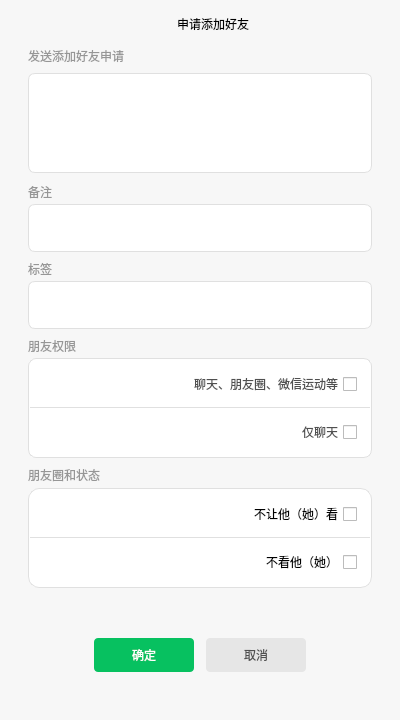
<?xml version="1.0" encoding="UTF-8"?>
<ui version="4.0">
 <class>AddFriendRequestDialog</class>
 <widget class="QDialog" name="AddFriendRequestDialog">
  <property name="geometry">
   <rect>
    <x>0</x>
    <y>0</y>
    <width>400</width>
    <height>720</height>
   </rect>
  </property>
  <property name="minimumSize">
   <size>
    <width>400</width>
    <height>720</height>
   </size>
  </property>
  <property name="maximumSize">
   <size>
    <width>410</width>
    <height>720</height>
   </size>
  </property>
  <property name="windowTitle">
   <string>Dialog</string>
  </property>
  <property name="styleSheet">
   <string notr="true">QDialog{
background-color: rgb(247, 247, 247);
}</string>
  </property>
  <layout class="QVBoxLayout" name="verticalLayout_9">
   <property name="spacing">
    <number>0</number>
   </property>
   <property name="leftMargin">
    <number>0</number>
   </property>
   <property name="topMargin">
    <number>0</number>
   </property>
   <property name="rightMargin">
    <number>0</number>
   </property>
   <property name="bottomMargin">
    <number>0</number>
   </property>
   <item>
    <widget class="QWidget" name="widget_5" native="true">
     <property name="minimumSize">
      <size>
       <width>0</width>
       <height>36</height>
      </size>
     </property>
     <layout class="QHBoxLayout" name="horizontalLayout_3">
      <property name="spacing">
       <number>0</number>
      </property>
      <property name="leftMargin">
       <number>98</number>
      </property>
      <property name="topMargin">
       <number>0</number>
      </property>
      <property name="rightMargin">
       <number>0</number>
      </property>
      <property name="bottomMargin">
       <number>3</number>
      </property>
      <item alignment="Qt::AlignmentFlag::AlignRight|Qt::AlignmentFlag::AlignBottom">
       <widget class="QLabel" name="titleLabel">
        <property name="styleSheet">
         <string notr="true">font: 17px &quot;微软雅黑&quot;;</string>
        </property>
        <property name="text">
         <string>申请添加好友</string>
        </property>
       </widget>
      </item>
      <item alignment="Qt::AlignmentFlag::AlignRight|Qt::AlignmentFlag::AlignTop">
       <widget class="QPushButton" name="closeButton">
        <property name="minimumSize">
         <size>
          <width>36</width>
          <height>26</height>
         </size>
        </property>
        <property name="maximumSize">
         <size>
          <width>36</width>
          <height>26</height>
         </size>
        </property>
        <property name="styleSheet">
         <string notr="true">       QPushButton {
            border: none;
            background-color: transparent;
            border-top-right-radius: 7px;  
			margin: 0;
            text-align: center;
        }

        /* 鼠标悬停状态：红色背景 */
        QPushButton:hover {
  			 background-color: rgb(255, 65, 68); 
            border-top-right-radius: 7px;
            color: white; 
        }

        /* 鼠标点击状态：红色加深 */
        QPushButton:pressed {
            /* 可选：点击时轻微偏移，模拟按压效果 */
            padding-top: 1px;
            padding-left: 1px;
            border-top-right-radius: 7px;
            background-color: rgb(214, 55, 57);
        }
</string>
        </property>
        <property name="text">
         <string/>
        </property>
        <property name="icon">
         <iconset resource="../../res/icon.qrc">
          <normaloff>:/a/icons/窗口关闭.svg</normaloff>:/a/icons/窗口关闭.svg</iconset>
        </property>
        <property name="iconSize">
         <size>
          <width>15</width>
          <height>15</height>
         </size>
        </property>
       </widget>
      </item>
     </layout>
    </widget>
   </item>
   <item>
    <widget class="QWidget" name="widget" native="true">
     <layout class="QVBoxLayout" name="verticalLayout_5">
      <property name="spacing">
       <number>8</number>
      </property>
      <property name="leftMargin">
       <number>28</number>
      </property>
      <property name="topMargin">
       <number>11</number>
      </property>
      <property name="rightMargin">
       <number>28</number>
      </property>
      <property name="bottomMargin">
       <number>48</number>
      </property>
      <item>
       <widget class="QWidget" name="widget_8" native="true">
        <layout class="QVBoxLayout" name="verticalLayout">
         <property name="spacing">
          <number>3</number>
         </property>
         <property name="leftMargin">
          <number>0</number>
         </property>
         <property name="topMargin">
          <number>0</number>
         </property>
         <property name="rightMargin">
          <number>0</number>
         </property>
         <property name="bottomMargin">
          <number>7</number>
         </property>
         <item>
          <widget class="QLabel" name="label_2">
           <property name="styleSheet">
            <string notr="true">font: 13px &quot;微软雅黑&quot;;
color: rgb(150, 150, 150);</string>
           </property>
           <property name="text">
            <string>发送添加好友申请</string>
           </property>
          </widget>
         </item>
         <item>
          <widget class="QTextEdit" name="greetingTextEdit">
           <property name="minimumSize">
            <size>
             <width>0</width>
             <height>100</height>
            </size>
           </property>
           <property name="maximumSize">
            <size>
             <width>16777215</width>
             <height>90</height>
            </size>
           </property>
           <property name="acceptDrops">
            <bool>true</bool>
           </property>
           <property name="styleSheet">
            <string notr="true">QTextEdit {
        /* 浅灰色边框（#E0E0E0 为常用浅灰，可按需调整） */
        border: 1px solid #E0E0E0;
        /* 圆角半径（8px 适中，可根据需求增大/减小） */
        border-radius: 7px;
        /* 内边距（避免文字紧贴边框，提升美观度） */
        padding: 8px;
        /* 背景色（默认白色，可选透明 background: transparent;） */
        background-color: #FFFFFF;
        /* 字体（可选，统一界面风格） */
        font-size: 15px;
        font-family: &quot;Microsoft YaHei&quot;, sans-serif;
    }

    /* 聚焦状态（可选，增强交互反馈） */
    QTextEdit:focus {
        /* 聚焦时边框加深，突出当前控件 */
        border-color: #B0B0B0;
        /* 取消默认聚焦虚线（Qt 部分风格会有） */
        outline: none;
    }

    /* 禁用状态（可选，优化视觉体验） */
    QTextEdit:disabled {
        border-color: #F0F0F0;
        background-color: #F8F8F8;
        color: #A0A0A0;
    }</string>
           </property>
           <property name="frameShape">
            <enum>QFrame::Shape::NoFrame</enum>
           </property>
           <property name="frameShadow">
            <enum>QFrame::Shadow::Sunken</enum>
           </property>
           <property name="undoRedoEnabled">
            <bool>true</bool>
           </property>
           <property name="lineWrapMode">
            <enum>QTextEdit::LineWrapMode::WidgetWidth</enum>
           </property>
           <property name="acceptRichText">
            <bool>true</bool>
           </property>
           <property name="textInteractionFlags">
            <set>Qt::TextInteractionFlag::TextEditorInteraction</set>
           </property>
          </widget>
         </item>
        </layout>
       </widget>
      </item>
      <item>
       <widget class="QWidget" name="widget_3" native="true">
        <layout class="QVBoxLayout" name="verticalLayout_2">
         <property name="spacing">
          <number>3</number>
         </property>
         <property name="leftMargin">
          <number>0</number>
         </property>
         <property name="topMargin">
          <number>0</number>
         </property>
         <property name="rightMargin">
          <number>0</number>
         </property>
         <property name="bottomMargin">
          <number>0</number>
         </property>
         <item alignment="Qt::AlignmentFlag::AlignBottom">
          <widget class="QLabel" name="remarkNameLabel">
           <property name="styleSheet">
            <string notr="true">font: 13px &quot;微软雅黑&quot;;
color: rgb(150, 150, 150);</string>
           </property>
           <property name="text">
            <string>备注</string>
           </property>
          </widget>
         </item>
         <item alignment="Qt::AlignmentFlag::AlignBottom">
          <widget class="QLineEdit" name="remarkNameLineEdit">
           <property name="minimumSize">
            <size>
             <width>0</width>
             <height>48</height>
            </size>
           </property>
           <property name="styleSheet">
            <string notr="true">QLineEdit {
    border: 1px solid #E0E0E0;
    border-radius: 7px;
    padding: 7px;
    background-color: #FFFFFF;
    font-size: 15px;
    font-family: &quot;Microsoft YaHei&quot;, sans-serif;
}

QLineEdit:focus {
    border-color: #B0B0B0;
    outline: none;
}

QLineEdit:disabled {
    border-color: #F0F0F0;
    background-color: #F8F8F8;
    color: #A0A0A0;
}</string>
           </property>
           <property name="frame">
            <bool>false</bool>
           </property>
          </widget>
         </item>
        </layout>
       </widget>
      </item>
      <item>
       <widget class="QWidget" name="widget_7" native="true">
        <layout class="QVBoxLayout" name="verticalLayout_3">
         <property name="spacing">
          <number>3</number>
         </property>
         <property name="leftMargin">
          <number>0</number>
         </property>
         <property name="topMargin">
          <number>0</number>
         </property>
         <property name="rightMargin">
          <number>0</number>
         </property>
         <property name="bottomMargin">
          <number>0</number>
         </property>
         <item alignment="Qt::AlignmentFlag::AlignBottom">
          <widget class="QLabel" name="tagLabel">
           <property name="styleSheet">
            <string notr="true">font: 13px &quot;微软雅黑&quot;;
color: rgb(150, 150, 150);</string>
           </property>
           <property name="text">
            <string>标签</string>
           </property>
          </widget>
         </item>
         <item alignment="Qt::AlignmentFlag::AlignBottom">
          <widget class="QLineEdit" name="tagLineEdit">
           <property name="minimumSize">
            <size>
             <width>0</width>
             <height>48</height>
            </size>
           </property>
           <property name="styleSheet">
            <string notr="true">QLineEdit {
    border: 1px solid #E0E0E0;
    border-radius: 7px;
    padding: 8px;
    background-color: #FFFFFF;
    font-size: 15px;
    font-family: &quot;Microsoft YaHei&quot;, sans-serif;
}

QLineEdit:focus {
    border-color: #B0B0B0;
    outline: none;
}

QLineEdit:disabled {
    border-color: #F0F0F0;
    background-color: #F8F8F8;
    color: #A0A0A0;
}</string>
           </property>
           <property name="frame">
            <bool>false</bool>
           </property>
          </widget>
         </item>
        </layout>
       </widget>
      </item>
      <item>
       <widget class="QWidget" name="widget_2" native="true">
        <property name="styleSheet">
         <string notr="true"/>
        </property>
        <layout class="QVBoxLayout" name="verticalLayout_7">
         <property name="spacing">
          <number>3</number>
         </property>
         <property name="leftMargin">
          <number>0</number>
         </property>
         <property name="topMargin">
          <number>0</number>
         </property>
         <property name="rightMargin">
          <number>0</number>
         </property>
         <property name="bottomMargin">
          <number>0</number>
         </property>
         <item>
          <widget class="QLabel" name="friendPermissionsLabel">
           <property name="styleSheet">
            <string notr="true">font: 13px &quot;微软雅黑&quot;;
color: rgb(150, 150, 150);</string>
           </property>
           <property name="text">
            <string>朋友权限</string>
           </property>
          </widget>
         </item>
         <item>
          <widget class="QWidget" name="friendPermissionsWidget" native="true">
           <property name="styleSheet">
            <string notr="true">#friendPermissionsWidget{
background-color: rgb(255, 255, 255);
border: 1px solid #E0E0E0;
border-radius: 8px;
}</string>
           </property>
           <layout class="QVBoxLayout" name="verticalLayout_4">
            <property name="spacing">
             <number>0</number>
            </property>
            <property name="leftMargin">
             <number>2</number>
            </property>
            <property name="topMargin">
             <number>2</number>
            </property>
            <property name="rightMargin">
             <number>2</number>
            </property>
            <property name="bottomMargin">
             <number>2</number>
            </property>
            <item>
             <widget class="QWidget" name="PermissionsWidget1" native="true">
              <property name="minimumSize">
               <size>
                <width>0</width>
                <height>48</height>
               </size>
              </property>
              <property name="styleSheet">
               <string notr="true">#PermissionsWidget1 {
    /* 保留原有边框设置 */
    border-bottom: 1px solid #E0E0E0; 
    border-left: none;
    border-right: none;
    border-top: none;
    border-top-left-radius: 7px;   
    border-top-right-radius: 7px; 
}</string>
              </property>
              <layout class="QHBoxLayout" name="horizontalLayout">
               <property name="topMargin">
                <number>1</number>
               </property>
               <property name="rightMargin">
                <number>13</number>
               </property>
               <property name="bottomMargin">
                <number>1</number>
               </property>
               <item alignment="Qt::AlignmentFlag::AlignLeft">
                <widget class="QPushButton" name="pushButton">
                 <property name="layoutDirection">
                  <enum>Qt::LayoutDirection::LeftToRight</enum>
                 </property>
                 <property name="styleSheet">
                  <string notr="true">QPushButton {
    border: none;               /* 去除边框 */
    background: transparent;    /* 背景透明 */
    color: #333333;             /* 文字颜色（可自定义） */
    padding: 4px 8px;           /* 内边距（控制点击区域大小） */
    outline: none;              /* 去除聚焦时的虚线边框（可选） */
}</string>
                 </property>
                 <property name="text">
                  <string/>
                 </property>
                 <property name="icon">
                  <iconset resource="../../res/icon.qrc">
                   <normaloff>:/a/icons/朋友圈 .svg</normaloff>:/a/icons/朋友圈 .svg</iconset>
                 </property>
                </widget>
               </item>
               <item>
                <widget class="QCheckBox" name="checkBox">
                 <property name="cursor">
                  <cursorShape>ArrowCursor</cursorShape>
                 </property>
                 <property name="layoutDirection">
                  <enum>Qt::LayoutDirection::RightToLeft</enum>
                 </property>
                 <property name="autoFillBackground">
                  <bool>false</bool>
                 </property>
                 <property name="styleSheet">
                  <string notr="true">font: 15px &quot;微软雅黑&quot;;
color: rgb(80, 80, 80);
</string>
                 </property>
                 <property name="text">
                  <string>聊天、朋友圈、微信运动等</string>
                 </property>
                </widget>
               </item>
              </layout>
             </widget>
            </item>
            <item>
             <widget class="QWidget" name="PermissionsWidget2" native="true">
              <property name="minimumSize">
               <size>
                <width>0</width>
                <height>48</height>
               </size>
              </property>
              <property name="styleSheet">
               <string notr="true"/>
              </property>
              <layout class="QHBoxLayout" name="horizontalLayout_2">
               <property name="leftMargin">
                <number>11</number>
               </property>
               <property name="topMargin">
                <number>11</number>
               </property>
               <property name="rightMargin">
                <number>13</number>
               </property>
               <property name="bottomMargin">
                <number>11</number>
               </property>
               <item alignment="Qt::AlignmentFlag::AlignLeft">
                <widget class="QPushButton" name="pushButton_2">
                 <property name="layoutDirection">
                  <enum>Qt::LayoutDirection::LeftToRight</enum>
                 </property>
                 <property name="styleSheet">
                  <string notr="true">QPushButton {
    border: none;               /* 去除边框 */
    background: transparent;    /* 背景透明 */
    color: #333333;             /* 文字颜色（可自定义） */
    padding: 4px 8px;           /* 内边距（控制点击区域大小） */
    outline: none;              /* 去除聚焦时的虚线边框（可选） */
}
</string>
                 </property>
                 <property name="text">
                  <string/>
                 </property>
                 <property name="icon">
                  <iconset resource="../../res/icon.qrc">
                   <normaloff>:/a/icons/通讯录 .svg</normaloff>:/a/icons/通讯录 .svg</iconset>
                 </property>
                </widget>
               </item>
               <item>
                <widget class="QCheckBox" name="checkBox_2">
                 <property name="cursor">
                  <cursorShape>ArrowCursor</cursorShape>
                 </property>
                 <property name="layoutDirection">
                  <enum>Qt::LayoutDirection::RightToLeft</enum>
                 </property>
                 <property name="autoFillBackground">
                  <bool>false</bool>
                 </property>
                 <property name="styleSheet">
                  <string notr="true">font: 15px &quot;微软雅黑&quot;;
color: rgb(80, 80, 80);</string>
                 </property>
                 <property name="text">
                  <string>仅聊天</string>
                 </property>
                </widget>
               </item>
              </layout>
             </widget>
            </item>
           </layout>
          </widget>
         </item>
        </layout>
       </widget>
      </item>
      <item>
       <widget class="QWidget" name="widget_4" native="true">
        <layout class="QVBoxLayout" name="verticalLayout_8">
         <property name="spacing">
          <number>4</number>
         </property>
         <property name="leftMargin">
          <number>0</number>
         </property>
         <property name="topMargin">
          <number>0</number>
         </property>
         <property name="rightMargin">
          <number>0</number>
         </property>
         <property name="bottomMargin">
          <number>0</number>
         </property>
         <item>
          <widget class="QLabel" name="MomentsLabel">
           <property name="styleSheet">
            <string notr="true">font: 13px &quot;微软雅黑&quot;;
color: rgb(150, 150, 150);</string>
           </property>
           <property name="text">
            <string>朋友圈和状态</string>
           </property>
          </widget>
         </item>
         <item>
          <widget class="QWidget" name="MomentsPermissionsWidget" native="true">
           <property name="styleSheet">
            <string notr="true">#MomentsPermissionsWidget{
background-color: rgb(255, 255, 255);
border: 1px solid #E0E0E0;
border-radius: 11px;
}</string>
           </property>
           <layout class="QVBoxLayout" name="verticalLayout_6">
            <property name="spacing">
             <number>0</number>
            </property>
            <property name="leftMargin">
             <number>2</number>
            </property>
            <property name="topMargin">
             <number>2</number>
            </property>
            <property name="rightMargin">
             <number>2</number>
            </property>
            <property name="bottomMargin">
             <number>2</number>
            </property>
            <item>
             <widget class="QWidget" name="PermissionsWidget1_3" native="true">
              <property name="minimumSize">
               <size>
                <width>0</width>
                <height>48</height>
               </size>
              </property>
              <property name="styleSheet">
               <string notr="true">#PermissionsWidget1_3 {   
	background-color: rgb(255, 255, 255);
    border-bottom: 1px solid #E0E0E0; 
    border-left: none;
    border-right: none;
    border-top: none;
    border-top-left-radius: 11px;   
    border-top-right-radius: 8px; 
}</string>
              </property>
              <layout class="QHBoxLayout" name="horizontalLayout_5">
               <property name="leftMargin">
                <number>11</number>
               </property>
               <property name="rightMargin">
                <number>13</number>
               </property>
               <item alignment="Qt::AlignmentFlag::AlignLeft">
                <widget class="QPushButton" name="pushButton_5">
                 <property name="layoutDirection">
                  <enum>Qt::LayoutDirection::LeftToRight</enum>
                 </property>
                 <property name="styleSheet">
                  <string notr="true">QPushButton {
    border: none;               /* 去除边框 */
    background: transparent;    /* 背景透明 */
    color: #333333;             /* 文字颜色（可自定义） */
    padding: 4px 8px;           /* 内边距（控制点击区域大小） */
    outline: none;              /* 去除聚焦时的虚线边框（可选） */
}
</string>
                 </property>
                 <property name="text">
                  <string/>
                 </property>
                 <property name="icon">
                  <iconset resource="../../res/icon.qrc">
                   <normaloff>:/a/icons/朋友圈 .svg</normaloff>:/a/icons/朋友圈 .svg</iconset>
                 </property>
                </widget>
               </item>
               <item>
                <widget class="QCheckBox" name="checkBox_5">
                 <property name="cursor">
                  <cursorShape>ArrowCursor</cursorShape>
                 </property>
                 <property name="layoutDirection">
                  <enum>Qt::LayoutDirection::RightToLeft</enum>
                 </property>
                 <property name="autoFillBackground">
                  <bool>false</bool>
                 </property>
                 <property name="styleSheet">
                  <string notr="true">font: 15px &quot;微软雅黑&quot;;
</string>
                 </property>
                 <property name="text">
                  <string>不让他（她）看</string>
                 </property>
                </widget>
               </item>
              </layout>
             </widget>
            </item>
            <item>
             <widget class="QWidget" name="PermissionsWidget2_3" native="true">
              <property name="minimumSize">
               <size>
                <width>0</width>
                <height>48</height>
               </size>
              </property>
              <property name="styleSheet">
               <string notr="true"/>
              </property>
              <layout class="QHBoxLayout" name="horizontalLayout_6">
               <property name="rightMargin">
                <number>13</number>
               </property>
               <item alignment="Qt::AlignmentFlag::AlignLeft">
                <widget class="QPushButton" name="pushButton_6">
                 <property name="layoutDirection">
                  <enum>Qt::LayoutDirection::LeftToRight</enum>
                 </property>
                 <property name="styleSheet">
                  <string notr="true">QPushButton {
    border: none;               /* 去除边框 */
    background: transparent;    /* 背景透明 */
    color: #333333;             /* 文字颜色（可自定义） */
    padding: 4px 8px;           /* 内边距（控制点击区域大小） */
    outline: none;              /* 去除聚焦时的虚线边框（可选） */
}
</string>
                 </property>
                 <property name="text">
                  <string/>
                 </property>
                 <property name="icon">
                  <iconset resource="../../res/icon.qrc">
                   <normaloff>:/a/icons/通讯录 .svg</normaloff>:/a/icons/通讯录 .svg</iconset>
                 </property>
                </widget>
               </item>
               <item>
                <widget class="QCheckBox" name="checkBox_6">
                 <property name="cursor">
                  <cursorShape>ArrowCursor</cursorShape>
                 </property>
                 <property name="layoutDirection">
                  <enum>Qt::LayoutDirection::RightToLeft</enum>
                 </property>
                 <property name="autoFillBackground">
                  <bool>false</bool>
                 </property>
                 <property name="styleSheet">
                  <string notr="true">font: 15px &quot;微软雅黑&quot;;</string>
                 </property>
                 <property name="text">
                  <string>不看他（她）</string>
                 </property>
                </widget>
               </item>
              </layout>
             </widget>
            </item>
           </layout>
          </widget>
         </item>
        </layout>
       </widget>
      </item>
      <item>
       <spacer name="verticalSpacer">
        <property name="orientation">
         <enum>Qt::Orientation::Vertical</enum>
        </property>
        <property name="sizeHint" stdset="0">
         <size>
          <width>20</width>
          <height>40</height>
         </size>
        </property>
       </spacer>
      </item>
      <item>
       <widget class="QWidget" name="widget_6" native="true">
        <layout class="QHBoxLayout" name="horizontalLayout_7">
         <property name="spacing">
          <number>0</number>
         </property>
         <property name="leftMargin">
          <number>66</number>
         </property>
         <property name="topMargin">
          <number>0</number>
         </property>
         <property name="rightMargin">
          <number>66</number>
         </property>
         <property name="bottomMargin">
          <number>0</number>
         </property>
         <item alignment="Qt::AlignmentFlag::AlignLeft">
          <widget class="QPushButton" name="confirmButton">
           <property name="minimumSize">
            <size>
             <width>100</width>
             <height>34</height>
            </size>
           </property>
           <property name="maximumSize">
            <size>
             <width>100</width>
             <height>34</height>
            </size>
           </property>
           <property name="styleSheet">
            <string notr="true">QPushButton{
background-color:rgb(7, 193, 96);
color: rgb(255, 255, 255);
font: 17px &quot;黑体&quot;;
border-radius: 4px; /* 轻微圆角，可选 */
}

/* 鼠标悬停状态 */
QPushButton:hover {
    background-color:rgb(7, 182, 88);
}

/* 鼠标按下状态（可选增强） */
QPushButton:pressed {
    background-color:rgb(6, 178, 83)
}</string>
           </property>
           <property name="text">
            <string>确定</string>
           </property>
          </widget>
         </item>
         <item alignment="Qt::AlignmentFlag::AlignRight">
          <widget class="QPushButton" name="cancelButton">
           <property name="minimumSize">
            <size>
             <width>100</width>
             <height>34</height>
            </size>
           </property>
           <property name="maximumSize">
            <size>
             <width>100</width>
             <height>34</height>
            </size>
           </property>
           <property name="styleSheet">
            <string notr="true">QPushButton{
background-color:rgb(230, 230, 230);
color:rgb(80, 80,80);
font: 17px &quot;黑体&quot;;
border-radius: 4px; /* 轻微圆角，可选 */
}

/* 鼠标悬停状态 */
QPushButton:hover {
    background-color:rgb(220, 220, 220);
}

/* 鼠标按下状态（可选增强） */
QPushButton:pressed {
    background-color:rgb(200, 200, 200);
}</string>
           </property>
           <property name="text">
            <string>取消</string>
           </property>
          </widget>
         </item>
        </layout>
       </widget>
      </item>
     </layout>
    </widget>
   </item>
  </layout>
 </widget>
 <resources>
  <include location="../../res/icon.qrc"/>
 </resources>
 <connections/>
</ui>
